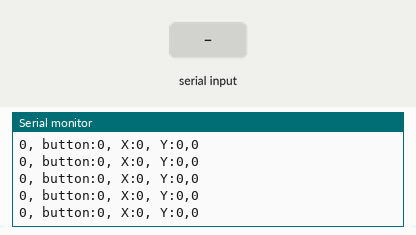
Simulated run of this sketch. Board: Arduino Uno, built with avr-gcc and run on an emulated ATmega328P. Parts: the last lines printed to the serial monitor. The test bench sets the inputs (shaded band).

Above: at 1.2 s.
1.3 s: byte 30 received over Serial
At 2.0 s:
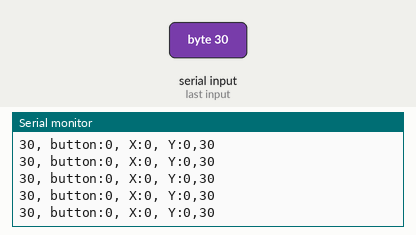
4.3 s: byte 90 received over Serial
At 4.8 s:
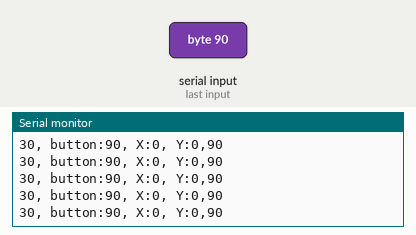
7.3 s: byte 120 received over Serial
At 8.3 s:
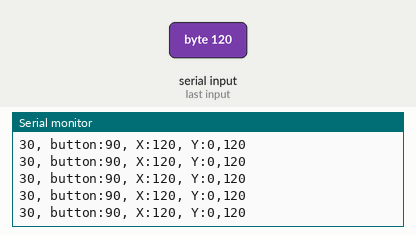
10.3 s: byte 120 received over Serial
At 11.2 s:
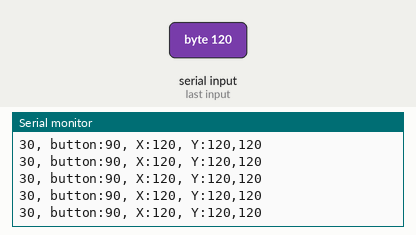
13.3 s: byte 30 received over Serial
At 14.2 s:
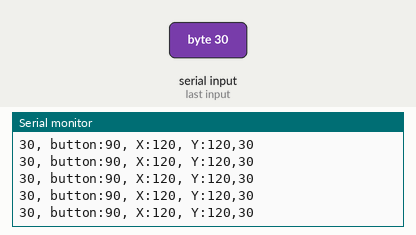
Timing chart, 0 to 16.3 s (numbered marks = the images above; inputs shaded):
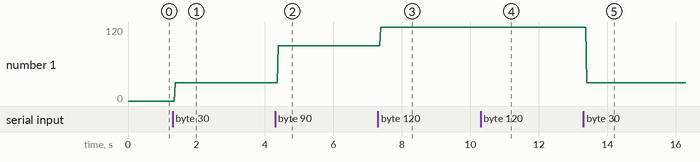

Measured:
- after the input at 1.3 s, the serial monitor: prints a new line after 0.08 s (image 1)
- after the input at 4.3 s, the serial monitor: prints a new line after 0.08 s (image 2)
- after the input at 7.3 s, the serial monitor: prints a new line after 0.08 s (image 3)
- after the input at 10.3 s, the serial monitor: prints a new line after 0.08 s (image 4)
- after the input at 13.3 s, the serial monitor: prints a new line after 0.10 s (image 5)
- plotted number 1: 0 → 30 after the input at 1.3 s, 30 → 90 after the input at 4.3 s, 90 → 120 after the input at 7.3 s

The sketch:

arduinon_code_for_joystick_app.ino
```cpp
//Author: TableTop Robotics

int dataIn[5] {0,0,0,0}; //array to store all the information. 255,button,X,Y.
int in_byte = 0;
int array_index = 0;

void setup() {
Serial.begin (9600); // starts the serial monitor
}

void loop() {
  // put your main code here, to run repeatedly:
if (Serial.available() > 0) {  //recieve byte from phone
  in_byte = Serial.read(); //store in byte into a variable
  if (in_byte == (255)) { // if the variable is 0 stet the array inxed to 0. this will make sure that every number goes into the correct index
    array_index = 0;
  }
  dataIn[array_index] = in_byte;  //store number into array
  array_index = array_index +1;
}
//print the array
Serial.print (dataIn[0]);
Serial.print (", button:");
Serial.print (dataIn[1]);
Serial.print (", X:");
Serial.print (dataIn[2]);
Serial.print (", Y:");
Serial.print (dataIn[3]);
Serial.print (",");
Serial.println (in_byte);
}
```
